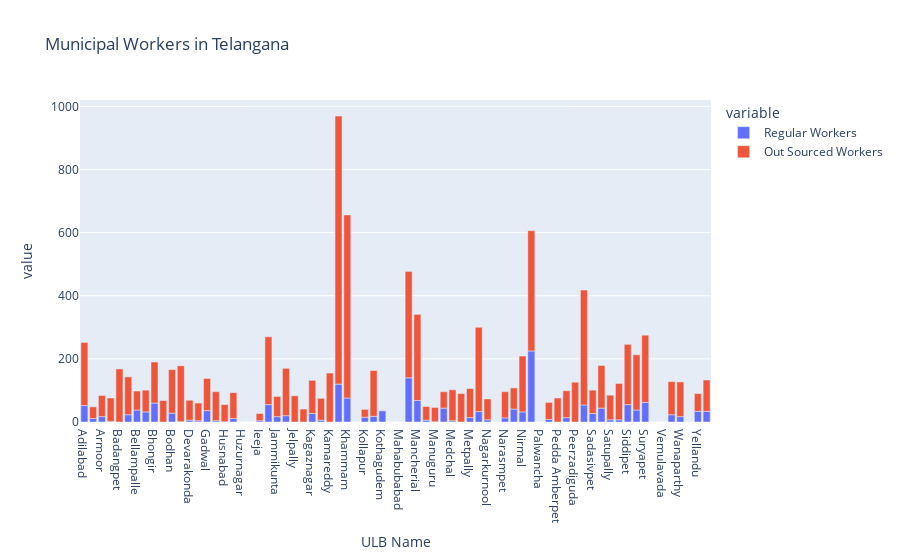

Notebook code cell kept with this figure:
### Code cell
fig = px.bar(df, x = 'ULB Name', y = ["Regular Workers","Out Sourced Workers"],title="Municipal Workers in Telangana")

fig.show()

### Figure 1 — Plotly figure (JSON) as saved in the notebook; plotly's stock layout.template omitted (floating-point values rounded to 4 significant figures)
{"data": [{"alignmentgroup": "True", "hovertemplate": "variable=Regular Workers<br>ULB Name=%{x}<br>value=%{y}<extra></extra>", "legendgroup": "Regular Workers", "marker": {"color": "#636efa", "pattern": {"shape": ""}}, "name": "Regular Workers", "offsetgroup": "Regular Workers", "orientation": "v", "showlegend": true, "textposition": "auto", "type": "bar", "x": ["Adilabad", "Andol-Jogipet", "Armoor", "Atchampet", "Badangpet", "Badepally", "Bellampalle", "Bhainsa", "Bhongir", "Bhupalapally", "Bodhan", "Boduppal", "Devarakonda", "Dubbaka", "Gadwal", "Gajwel", "Husnabad", "Huzurabad", "Huzurnagar", "Ibrahimpatnam", "Ieeja", "Jagtial", "Jammikunta", "Jangoan", "Jelpally", "Jillelguda", "Kagaznagar", "Kalwakurthy", "Kamareddy", "Karimnagar", "Khammam", "Kodada", "Kollapur", "Korutla", "Kothagudem", "Madhira", "Mahabubabad", "Mahabubnagar", "Mancherial", "Mandamarri", "Manuguru", "Medak", "Medchal", "Meerpet", "Metpally", "Miryalaguda", "Nagarkurnool", "Nalgonda", "Narasmpet", "Narayanpet", "Nirmal", "Nizamabad", "Palwancha", "Parakala", "Pedda Amberpet", "Peddapalli", "Peerzadiguda", "Ramagundam", "Sadasivpet", "Sangareddy", "Satupally", "Shadnagar", "Siddipet", "Sircilla", "Suryapet", "Tandur", "Vemulavada", "Vikarabad", "Wanaparthy", "Warangal", "Yellandu", "Zaheerabad"], "xaxis": "x", "y": [52, 11, 17, 2, 0, 23, 38, 32, 60, 0, 28, 1, 6, 4, 36, 4, 1, 11, 0, 0, 4, 55, 17, 20, 0, 0, 27, 6, 0, 120, 76, 0, 15, 18, 36, 0, 0, 140, 68, 6, 1, 44, 4, 0, 14, 33, 7, 0, 13, 41, 32, 225, 0, 8, 0, 14, 0, 54, 27, 44, 7, 7, 55, 38, 62, 0, 0, 23, 17, 0, 34, 34], "yaxis": "y"}, {"alignmentgroup": "True", "hovertemplate": "variable=Out Sourced Workers<br>ULB Name=%{x}<br>value=%{y}<extra></extra>", "legendgroup": "Out Sourced Workers", "marker": {"color": "#EF553B", "pattern": {"shape": ""}}, "name": "Out Sourced Workers", "offsetgroup": "Out Sourced Workers", "orientation": "v", "showlegend": true, "textposition": "auto", "type": "bar", "x": ["Adilabad", "Andol-Jogipet", "Armoor", "Atchampet", "Badangpet", "Badepally", "Bellampalle", "Bhainsa", "Bhongir", "Bhupalapally", "Bodhan", "Boduppal", "Devarakonda", "Dubbaka", "Gadwal", "Gajwel", "Husnabad", "Huzurabad", "Huzurnagar", "Ibrahimpatnam", "Ieeja", "Jagtial", "Jammikunta", "Jangoan", "Jelpally", "Jillelguda", "Kagaznagar", "Kalwakurthy", "Kamareddy", "Karimnagar", "Khammam", "Kodada", "Kollapur", "Korutla", "Kothagudem", "Madhira", "Mahabubabad", "Mahabubnagar", "Mancherial", "Mandamarri", "Manuguru", "Medak", "Medchal", "Meerpet", "Metpally", "Miryalaguda", "Nagarkurnool", "Nalgonda", "Narasmpet", "Narayanpet", "Nirmal", "Nizamabad", "Palwancha", "Parakala", "Pedda Amberpet", "Peddapalli", "Peerzadiguda", "Ramagundam", "Sadasivpet", "Sangareddy", "Satupally", "Shadnagar", "Siddipet", "Sircilla", "Suryapet", "Tandur", "Vemulavada", "Vikarabad", "Wanaparthy", "Warangal", "Yellandu", "Zaheerabad"], "xaxis": "x", "y": [200, 37, 67, 74, 168, 120, 60, 69, 130, 68, 138, 177, 63, 56, 102, 92, 54, 82, 0, 0, 23, 215, 64, 150, 83, 41, 105, 69, 155, 849, 580, 0, 25, 145, 0, 0, 0, 337, 273, 43, 45, 52, 98, 90, 92, 267, 66, 0, 83, 67, 177, 381, 0, 54, 76, 85, 126, 364, 74, 135, 78, 115, 191, 175, 213, 0, 0, 105, 110, 0, 56, 99], "yaxis": "y"}], "layout": {"barmode": "relative", "legend": {"title": {"text": "variable"}, "tracegroupgap": 0}, "title": {"text": "Municipal Workers in Telangana"}, "xaxis": {"anchor": "y", "domain": [0, 1], "title": {"text": "ULB Name"}}, "yaxis": {"anchor": "x", "domain": [0, 1], "title": {"text": "value"}}}}
